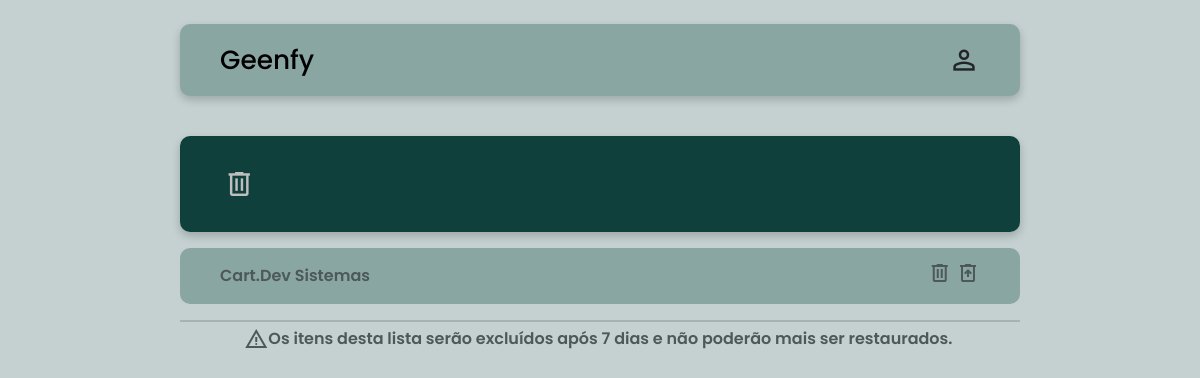
/lixeira, run on an earlier commit of the app's database.
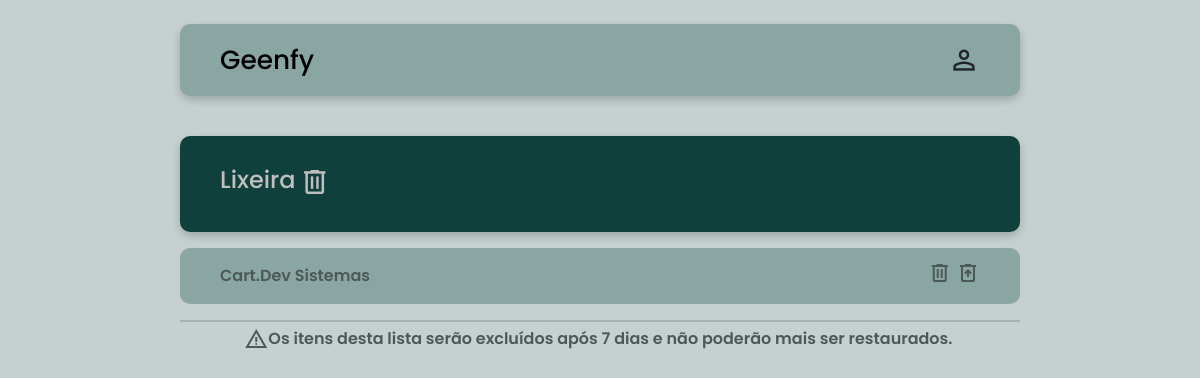
And on a later commit of the database.
### geenfy/models.py (models this page shows)
class Lixeira(models.Model):
    titulo = models.CharField(max_length=55)

### geenfy/views.py (the view)
# urls.py: path('lixeira', views.Lixeira_View, name="lixeira"),
def Lixeira_View(request):
    context = {}
    dados_lixeira = Lixeira.objects.all()
    form = FormNovaTurma()
    context = {
        'dados_NovaTurma': NovaTurma.objects.all(),
        'form': form
    }
    context["dados_lixeira"] = dados_lixeira
    return render(request, "lixeira.html", context)

### geenfy/templates/lixeira.html (shortened to what this page needs)
{% extends 'index.html' %}
{% block body%}
<main class="containerLixeira">
    <div>
        <div class="navbarLixeira-custom">
            <div class="navbarLixeira-brand">
                <h2>{{ dados_lixeira.0.titulo }}</h2>
                <span class="material-symbols-outlined iconeLixeira">
                </span>
            </div>
        </div>
        <div class="salaApagada">
            <p class="nomeSalaApagada">Cart.Dev Sistemas<p>
            <span id="buttonModalDelete" class="material-symbols-outlined iconeSala">
            </span>
            <span id="buttonModalRestore" class="material-symbols-outlined iconeSala">
            </span>
        </div>
        <div class="linha-wrapper">
            <hr class="linha">
            <div class="alinhamentoTexto">
                <span class="material-symbols-outlined iconeSala">
                </span>
                <p class="info">Os itens desta lista serão excluídos após 7 dias e não poderão mais ser restaurados.<p>
            </div>
        </div>
    </div>
</main>
{% endblock %}

### templates/index.html (shortened to what this page needs)
{% load static %}
<!DOCTYPE html>
<html lang="en">
<head>
    <link href="https://cdn.jsdelivr.net/npm/bootstrap@5.3.3/dist/css/bootstrap.min.css" rel="stylesheet"
>
    <link rel="stylesheet" href="{% static 'css/styleHome.css' %}">
    <link rel="stylesheet" href="{% static 'css/styleLogin.css' %}">
    <link rel="stylesheet" href="{% static 'css/styleCadastro.css' %}">
    <link rel="stylesheet" href="{% static 'css/styleNovaTurma.css'%}">
    <link rel="stylesheet" href="{% static 'css/styleLixeira.css'%}">
    <link rel="stylesheet" href="{% static 'css/styleProcesso.css' %}">
</head>
<body>
    {% include 'navbar.html' %}
    {% block body %}
    {% endblock %}
</body>
</html>

### templates/navbar.html (shortened to what this page needs)
<nav class="navbar-custom">
  <div class="containerNav">
      <a class="navbar-brand" href="#">
          <h2>Geenfy</h2>
        </a>
        <span class="material-symbols-outlined icone">
          </span>
  </div>
</nav>

### static/css/styleLixeira.css (style rules this page uses)
.containerLixeira { margin:0; height: 100vh; width: 100vw; display: flex; background-color: #C4D1D0; justify-content: center; position: relative; overflow: hidden; padding-top: calc(15vh + 12vh + 1rem); }
.navbarLixeira-custom { background-color: #10403B; border-radius: 10px; width: 70vw; height: 12vh; margin: 0 auto; position: absolute; top: calc(15vh + 1rem); left: 0; right: 0; box-shadow: 0 4px 8px rgba(0, 0, 0, 0.2); padding-left: 5vh; display: flex; align-items: center; }
.navbarLixeira-brand { width: 100%; display: flex; flex-direction: row; color: #bfbfbf; }
.navbarLixeira-brand h2 { font-size: 3vh; margin-right: 0.2rem; font-family: "Poppins"; }
.navbarLixeira-brand span { font-size: 4vh; }
.salaApagada { background-color: #8AA6A3; border-radius: 10px; width: 70vw; height: 7vh; display: flex; flex-direction: row; justify-content: space-between; align-items: center; padding: 0 5vh; margin: 1rem; }
.nomeSalaApagada { font-size: 2vh; font-weight: 600; color:#4C5958; margin-right: 0.2rem; font-family: "Poppins"; }
.iconeSala { color: #4C5958; }
.linha { width: 70vw; margin: 0 auto; border: 1px solid #4C5958; }
.linha-wrapper { display: flex; flex-direction: column; justify-content: center; }
.alinhamentoTexto { display: flex; flex-direction: row; justify-content: center; padding-top: 0.3rem ; align-items: center; }
.info { font-size: 2vh; font-weight: 600; color:#4C5958; margin-right: 0.2rem; font-family: "Poppins"; }

### static/css/styleProcesso.css (style rules this page uses)
p { margin: 0; }

### templates/navbar.html (style rules this page uses)
.navbar-custom { background-color: #8AA6A3; border-radius: 10px; width: 70vw; height: 9vh; margin: 2% auto; position: fixed; top: 0; left: 0; right: 0; z-index: 1000; display: flex; align-items: center; padding: 0 5vh; box-shadow: 0 4px 8px rgba(0, 0, 0, 0.2); }
.containerNav { width: 100%; display: flex; flex-direction: row; justify-content: space-between; }
.navbar-brand h2 { margin: 0; color: #000; font-family: "Poppins"; font-size: 3.3vh; transition: transform 0.3s ease; }
.containerNav span { font-size: 4vh; }
.icone { transition: transform 0.3s ease; }

What changed in the data, as far as the page shows it:
added Lixeira: titulo "Lixeira"
